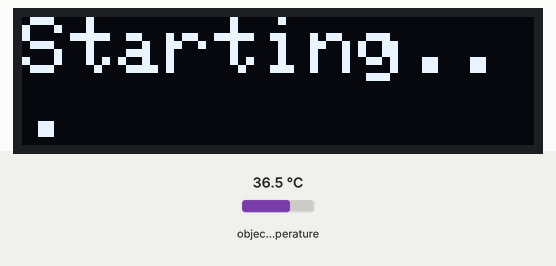
Simulated run of this sketch. Board: Arduino Uno, built with avr-gcc and run on an emulated ATmega328P. On the bench: 128×32 one-colour display. The test bench sets the inputs (shaded band); at power-on: object temperature 36.5 °C.

Above: at 1.3 s.
At 2.8 s:
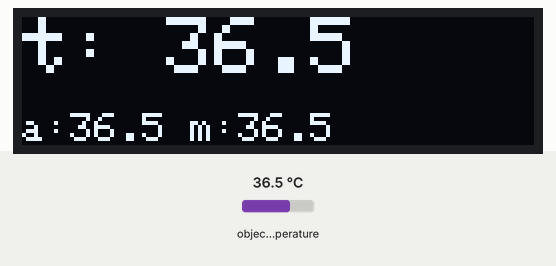
2.9 s: object temperature set to 20 °C
At 3.6 s:
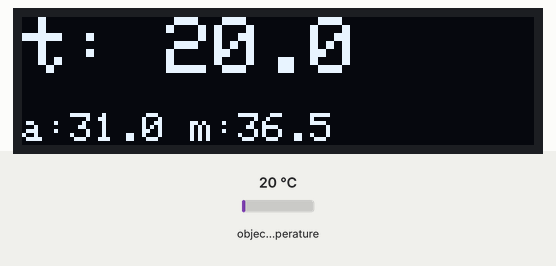
6.0 s: object temperature set to 26 °C
At 6.7 s:
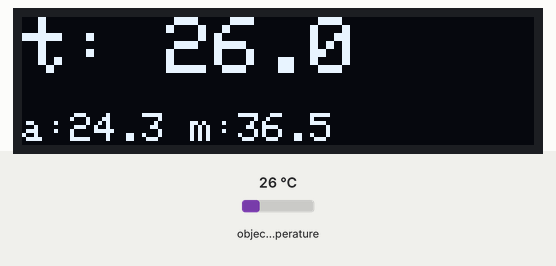
8.3 s: object temperature set to 32 °C
At 8.8 s:
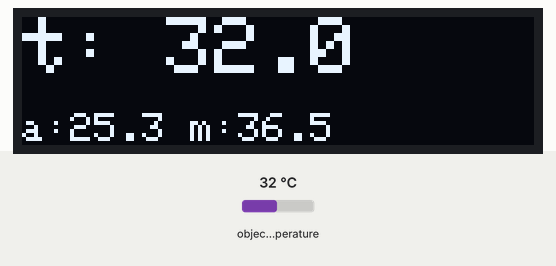
Timing chart, 0 to 11.3 s (numbered marks = the images above; inputs shaded):
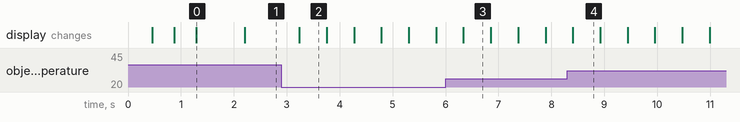

Measured:
- after the input at 2.9 s, the display: changes after 0.34 s (image 2)
- what the display in image 0 shows lasts 0.9 s, from 1.3 s to 2.2 s
- what the display in image 2 shows lasts 0.6 s, from 3.2 s to 3.8 s

The sketch:

rc_temp_read.ino
```cpp
/* This code works with MLX90614 (GY906) and OLED screen
 * It measures both ambient and object temperature in Fahrenheit and display it on the screen
 * Please visit www.surtrtech.com for more details
 */

#include <Adafruit_GFX.h>
#include <Adafruit_SSD1306.h>
#include <Wire.h>
#include <Adafruit_MLX90614.h>
#include "cst_font.h"

#define SCREEN_WIDTH 128 // OLED display width, in pixels
#define SCREEN_HEIGHT 32 // OLED display height, in pixels
#define OLED_RESET    -1 // Reset pin # (or -1 if sharing Arduino reset pin)

Adafruit_SSD1306 display(SCREEN_WIDTH, SCREEN_HEIGHT, &Wire, OLED_RESET); //Declaring the display name (display)
Adafruit_MLX90614 mlx = Adafruit_MLX90614();

int reads = 0;
float sum = 0;
float temp_max = 0;

void setup() {
  mlx.begin();
  display.begin(SSD1306_SWITCHCAPVCC, 0x3C);

  display.clearDisplay();
  display.setTextSize(2);
  display.setTextColor(WHITE);
  display.setCursor(0,0);
  display.println("Starting");
  display.display();
  delay(400);
  display.clearDisplay();
  display.setTextSize(2);
  display.setTextColor(WHITE);
  display.setCursor(0,0);
  display.println("Starting.");
  display.display();
  delay(400);
  display.clearDisplay();
  display.setTextSize(2);
  display.setTextColor(WHITE);
  display.setCursor(0,0);
  display.println("Starting..");
  display.display();
  delay(400);
  display.clearDisplay();
  display.setTextSize(2);
  display.setTextColor(WHITE);
  display.setCursor(0,0);
  display.println("Starting...");
  display.display();
  delay(400);

}

void loop() {
  delay(500);
  display.clearDisplay();
  float temp = mlx.readObjectTempC();
  if(isnan(temp)){
    display.setTextSize(2);
    display.setTextColor(WHITE);
    display.setCursor(0,0);
    display.println("sens ERR");
    display.display();
    return;
  }
  if(temp > temp_max){
    temp_max = temp;
  }

  reads++;
  unsigned long of = sum;
  sum+=temp;
  if(sum < of){
    reads = 1;
    sum = temp;
  }

  display.setTextSize(2);
  display.setTextColor(WHITE);
  display.setCursor(0,0);
  display.print("t: ");
  display.println(temp,1);

  display.setTextSize(1);
  display.setTextColor(WHITE);
  display.setCursor(0,24);
  display.print("a:");
  display.print(sum/reads,1);
  display.print(" m:");
  display.print(temp_max,1);
  display.display();


}
```

Source omitted: cst_font.h (data table, 11083 bytes)
